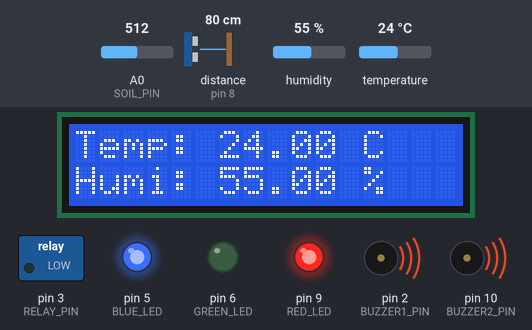
The sketch below on a simulated Arduino Uno, built with avr-gcc and run on an emulated ATmega328P. Shown: 16×2 character LCD, switched loads named in the sketch (green lamp = pin HIGH), output pins drawn as LEDs (lit = HIGH), buzzer (waves = sounding, pin HIGH). Wiring (inferred from the names in the program): ultrasonic range finder: trigger pin 7; echo pin 8. Inputs (shaded band) come from the test bench; at power-on: distance to the obstacle (sensor on pin 8) 80 cm, A0 (SOIL_PIN) = 512, humidity 55 %, temperature 24 °C. The echo pulse lasts 58.3 µs per cm; pins used as bus, display or sensor lines are not drawn; what the sketch prints to the serial monitor is not drawn.

Above: at 2.7 s.
2.8 s: distance to the obstacle (sensor on pin 8) set to 13 cm
7.6 s: distance to the obstacle (sensor on pin 8) set to 9 cm
At 10.3 s:
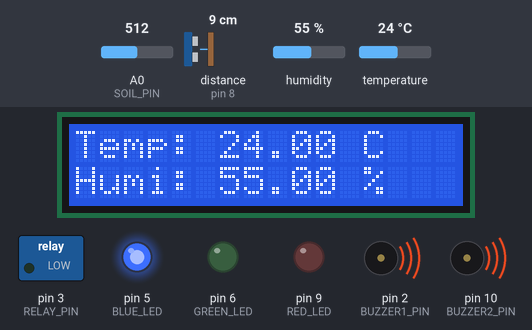
12.4 s: A0 (SOIL_PIN) set to 590
17.2 s: A0 (SOIL_PIN) set to 613
At 19.1 s:
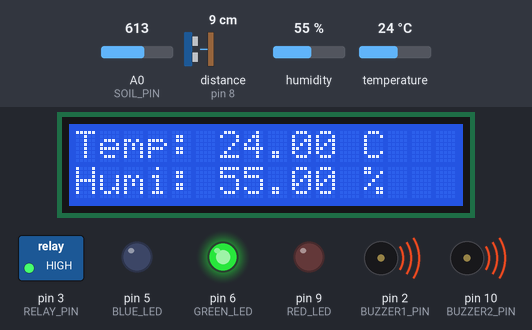
26.2 s: distance to the obstacle (sensor on pin 8) set to 18 cm
At 30.7 s:
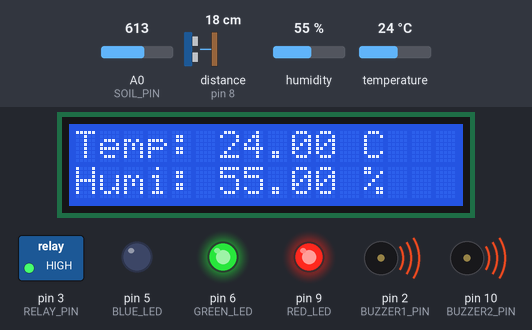
35.1 s: humidity set to 22 %
At 38.4 s:
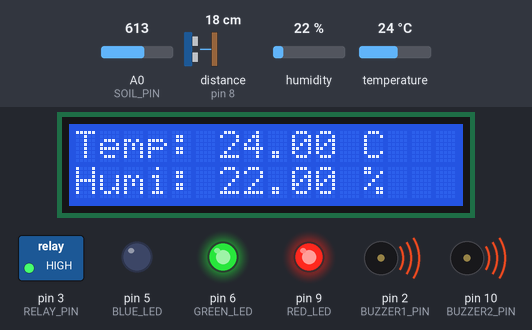
Timing chart, 0 to 39.9 s (numbered marks = the images above; inputs shaded):
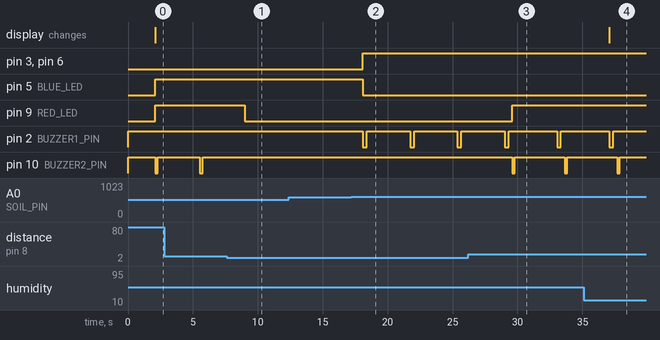

Measured:
- the behaviour switches between 12 and 11 cm on distance to the obstacle (sensor on pin 8) (found by bisection; images 0 and 1)
- the behaviour switches between 600 and 601 on A0 (SOIL_PIN) (found by bisection; images 1 and 2)
- after the input at 7.6 s, pin 9 (RED_LED): HIGH → LOW after 1.4 s; pin 10 (BUZZER2_PIN): stays HIGH (without the input it goes to LOW after 1.4 s)
- after the input at 12.4 s, every drawn part: stays the same
- after the input at 17.2 s, pin 3 (RELAY_PIN), pin 6 (GREEN_LED): LOW → HIGH after 0.90 s; pin 5 (BLUE_LED): HIGH → LOW after 0.90 s; pin 2 (BUZZER1_PIN): alternates HIGH for 3.3 s and LOW for 0.30 s, starting after 0.90 s
- after the input at 26.2 s, pin 9 (RED_LED): LOW → HIGH after 3.4 s; pin 10 (BUZZER2_PIN): alternates HIGH for 3.8 s and LOW for 0.20 s, starting after 3.4 s
- after the input at 35.1 s, the display: changes after 2.0 s (image 4)

The sketch:

Aduin_project_code.ino
```cpp
#include "DHT.h"
#include <Wire.h>
#include <LiquidCrystal_I2C.h>

// ========== Pin Mapping ==========
#define SOIL_PIN A0
#define BUZZER1_PIN 2
#define RELAY_PIN 3
#define BLUE_LED 5
#define GREEN_LED 6
#define TRIG_PIN 7
#define ECHO_PIN 8
#define RED_LED 9
#define BUZZER2_PIN 10

// ========== Modules ==========
DHT dht;
LiquidCrystal_I2C lcd(0x27, 16, 2);

// ========== Setup ==========
void setup() {
  pinMode(SOIL_PIN, INPUT);
  pinMode(BUZZER1_PIN, OUTPUT);
  pinMode(BUZZER2_PIN, OUTPUT);
  pinMode(RELAY_PIN, OUTPUT);
  pinMode(BLUE_LED, OUTPUT);
  pinMode(GREEN_LED, OUTPUT);
  pinMode(RED_LED, OUTPUT);
  pinMode(TRIG_PIN, OUTPUT);
  pinMode(ECHO_PIN, INPUT);

  digitalWrite(BUZZER1_PIN, HIGH);
  digitalWrite(BUZZER2_PIN, HIGH);
  digitalWrite(RELAY_PIN, LOW);

  lcd.begin();
  lcd.backlight();
  Serial.begin(9600);
  dht.setup(4);

  Serial.println("System Ready...");
}

// ========== Ultrasonic ==========
long readDistanceCM() {
  digitalWrite(TRIG_PIN, LOW); delayMicroseconds(2);
  digitalWrite(TRIG_PIN, HIGH); delayMicroseconds(10);
  digitalWrite(TRIG_PIN, LOW);
  long duration = pulseIn(ECHO_PIN, HIGH);
  return duration * 0.034 / 2;
}

// ========== Loop ==========
void loop() {
  delay(dht.getMinimumSamplingPeriod());

  float humidity = dht.getHumidity();
  float temperature = dht.getTemperature();
  int soil = analogRead(SOIL_PIN);
  long waterLevel = readDistanceCM();


  Serial.print("Soil: "); Serial.print(soil);
  Serial.print(" | Temp: "); Serial.print(temperature);
  Serial.print("C | Humi: "); Serial.print(humidity);
  Serial.print("% | Water Dist: "); Serial.print(waterLevel); Serial.println(" cm");


  lcd.setCursor(0, 0);
  lcd.print("Temp: "); lcd.print(temperature); lcd.print(" C  ");
  lcd.setCursor(0, 1);
  lcd.print("Humi: "); lcd.print(humidity); lcd.print(" %  ");

  if (soil > 600) {
    digitalWrite(RELAY_PIN, HIGH);
    digitalWrite(GREEN_LED, HIGH);
    digitalWrite(BLUE_LED, LOW);


    digitalWrite(BUZZER1_PIN, LOW); delay(300);
    digitalWrite(BUZZER1_PIN, HIGH); delay(300);
  } else {
    digitalWrite(RELAY_PIN, LOW);
    digitalWrite(GREEN_LED, LOW);
    digitalWrite(BLUE_LED, HIGH);
    digitalWrite(BUZZER1_PIN, HIGH);
  }

  // Check water
  if (waterLevel > 10) {
    digitalWrite(RED_LED, HIGH);


    digitalWrite(BUZZER2_PIN, LOW); delay(200);
    digitalWrite(BUZZER2_PIN, HIGH); delay(200);
  } else {
    digitalWrite(RED_LED, LOW);
    digitalWrite(BUZZER2_PIN, HIGH);
  }

  delay(1000);
}
```
